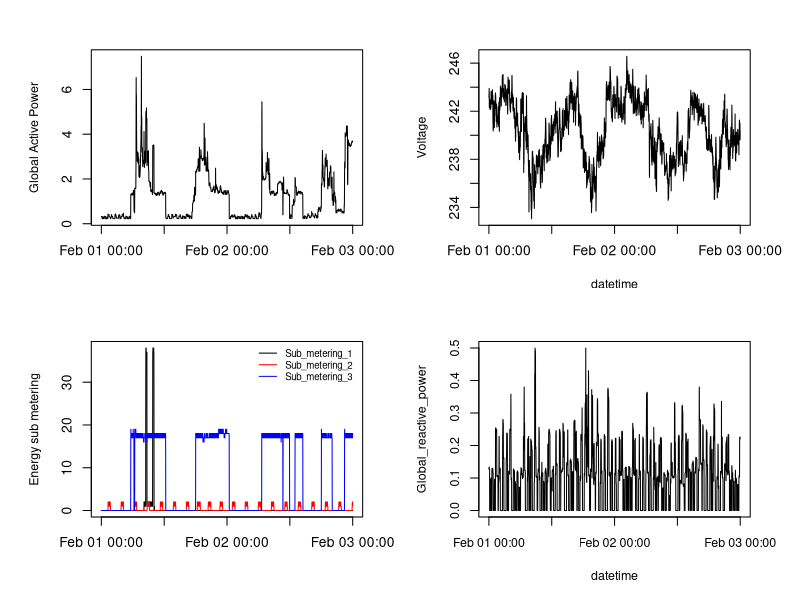

This chart was generated by the following R code:
#
# R program file plot4.R
#
# Data file "household_power_consumption_cleaned.txt",
# as generated by Cleaning_HPC.R
# must be located in the same directory
#
# This program reads
#   "household_power_consumption_cleaned.txt"
# and produces the 4th plot
#
# read...
hpc<-read.csv("household_power_consumption_cleaned.txt",stringsAsFactors = FALSE)
hpc$datetime <- strptime(hpc$datetime,"%Y-%m-%d %T")    ## date needs to be converted to POSIXlt
# ... draw

with (hpc, {
      par(mfrow = c(2, 2), mar = c(5, 5, 2, 2), oma = c(0, 0.5, 1, 1), cex.lab = 0.9)
      plot(datetime,Global_active_power,type="l",ylab = "Global Active Power", xlab ="")
      plot(datetime,Voltage, type="l",ylab = "Voltage")
      
      plot(datetime,Sub_metering_1,type = "n", ylab = "Energy sub metering", xlab ="")
      lines(datetime,Sub_metering_1, col = "black")
      lines(datetime,Sub_metering_2, col = "red")
      lines(datetime,Sub_metering_3, col = "blue")
      legend("topright", lty = 1, col = c("black", "red", "blue"), 
             legend = sapply(colnames(hpc)[6:8], function(x) paste(x," ")),cex=0.7, bty="n")
      
      plot(datetime,Global_reactive_power, type="l", cex.axis = 0.9)
      
      }
)
# ... copy to file
dev.copy(png, file = "plot4.png", width=480, height=480) ## 480 is the default anyway
# close it
dev.off()












